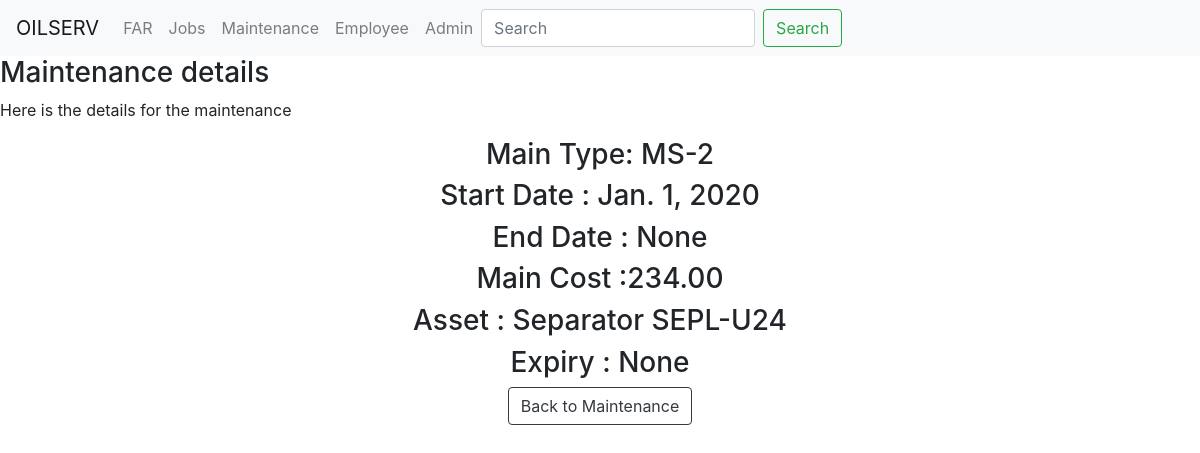
/Maintenance/maintenance/5, run on the app's committed database.
### Maintenance/models.py (models this page shows, shortened)
class MaintenanceDB(models.Model):
    main_date_start = models.DateField( null=True)
    ms_type= models.CharField(max_length=20, null=True)
    main_date_end = models.DateField(blank=True, null=True)
    main_cost = models.DecimalField(max_digits=5, null=True,decimal_places=2,blank=True)
    expiry_date = models.DateField(blank=True, null=True)
    asset = models.ForeignKey(FAR_DB,on_delete=models.CASCADE)

### FAR/models.py (models this page shows, shortened)
class FAR_DB(models.Model):
    asset_num = models.CharField(max_length=200,unique=True, blank=False)
    serial_num = models.CharField(max_length=200,unique=True,blank=True)
    description = models.CharField(max_length=800, null=True,blank=True)
    BU = models.CharField(max_length=4,null=True,blank=True)
    BL = models.CharField(max_length=4,null=True,blank=True)
    asset_life = models.IntegerField(null=True,blank=True)
    acquisition_cost  = models.DecimalField(max_digits=10, decimal_places=2,null=True,blank=True)
    tot_dep_value  = models.DecimalField(max_digits=10, decimal_places=2,null=True,blank=True)
    nbv  = models.DecimalField(max_digits=10, decimal_places=2,null=True,blank=True)
    acquisition_date  = models.DateField(null=True,blank=True)
    equ_type = models.CharField(max_length=200,null=True,blank=True)
    temp_location = models.CharField(max_length=200, blank=True,null=True)
    def __str__(self):
        return '%s %s'% (self.equ_type ,self.serial_num )
    class Meta:
        ordering = ['equ_type']

### Maintenance/views.py (the view)
# urls.py: path('maintenance/<int:pk>', views.MaintenanceDetailView.as_view(), name='maintenance_detail'),
class MaintenanceDetailView(DetailView):
    queryset = MaintenanceDB.objects.all()
    template_name = 'Maintenance/maintenance_detail.html'
    context_object_name = 'maintenance_detail'

### Maintenance/templates/Maintenance/maintenance_detail.html
{% extends 'base.html' %}
{% load humanize %}
{% block body_block %}
<h3>Maintenance details</h3>
<p>Here is the details for the maintenance</p>
<div class=conainer align='middle'>
	<h3> Main Type: {{ maintenance_detail.ms_type }}</h3>
	<h3>Start Date : {{ maintenance_detail.main_date_start	}}</h3>
	<h3>End Date :  {{ maintenance_detail.main_date_end	}}</h3>
	<h3>Main Cost :{{ maintenance_detail.main_cost	}}</h3>
	<h3>Asset  : {{ maintenance_detail.asset	}}</h3>
	<h3>Expiry  :   {{ maintenance_detail.expiry_date}}</h3>
	<a class="btn btn-outline-dark" href="{% url 'maintenance' %}">Back to Maintenance</a>
</div>
{% endblock %}

### data on the page
MaintenanceDB: ms_type "MS-2", main_date_start "Jan. 1, 2020", main_date_end "None", main_cost "234.00", asset "Separator SEPL-U24", expiry_date "None"
